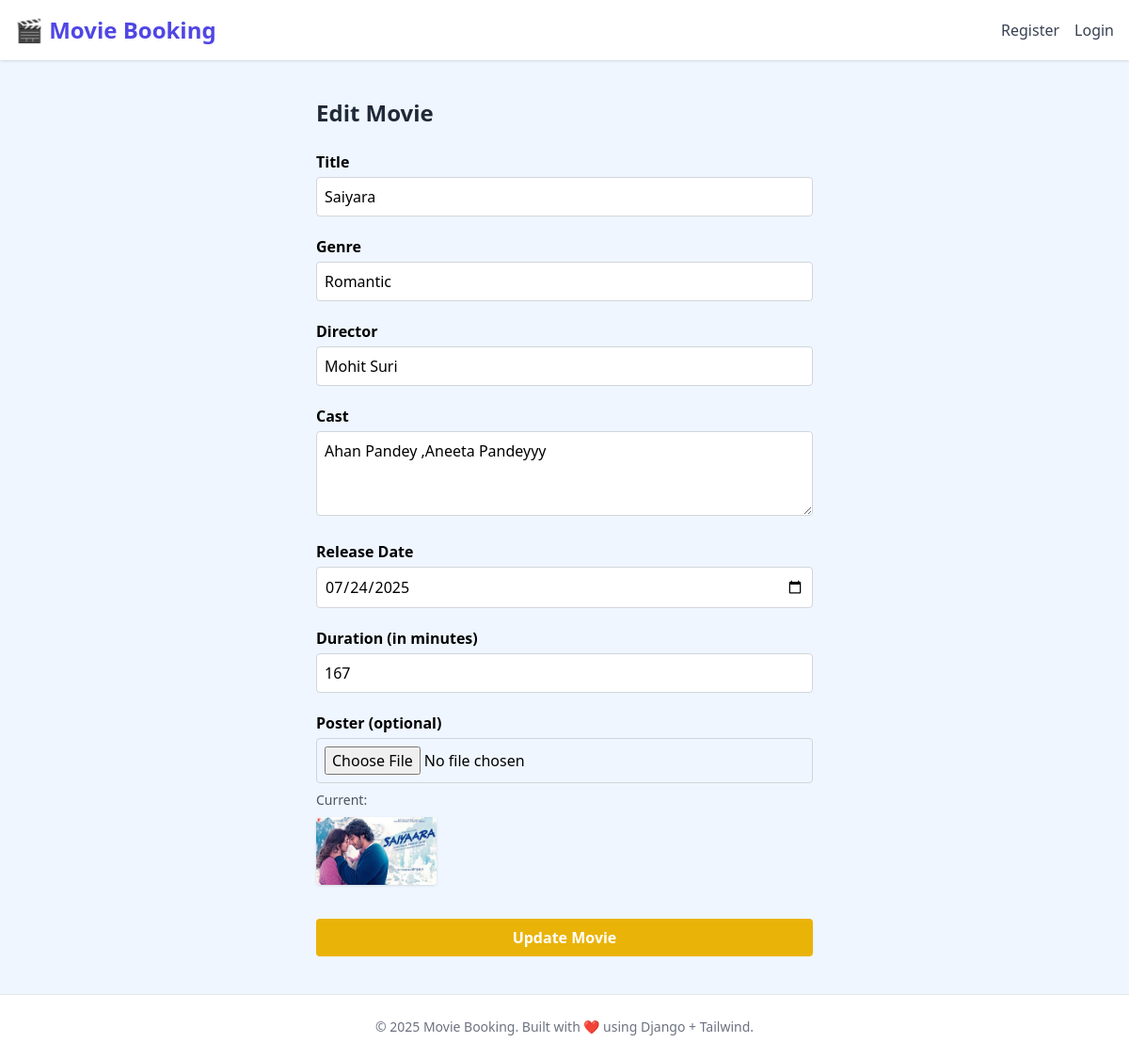
The page /movies/edit/2/ on the database as committed earlier.
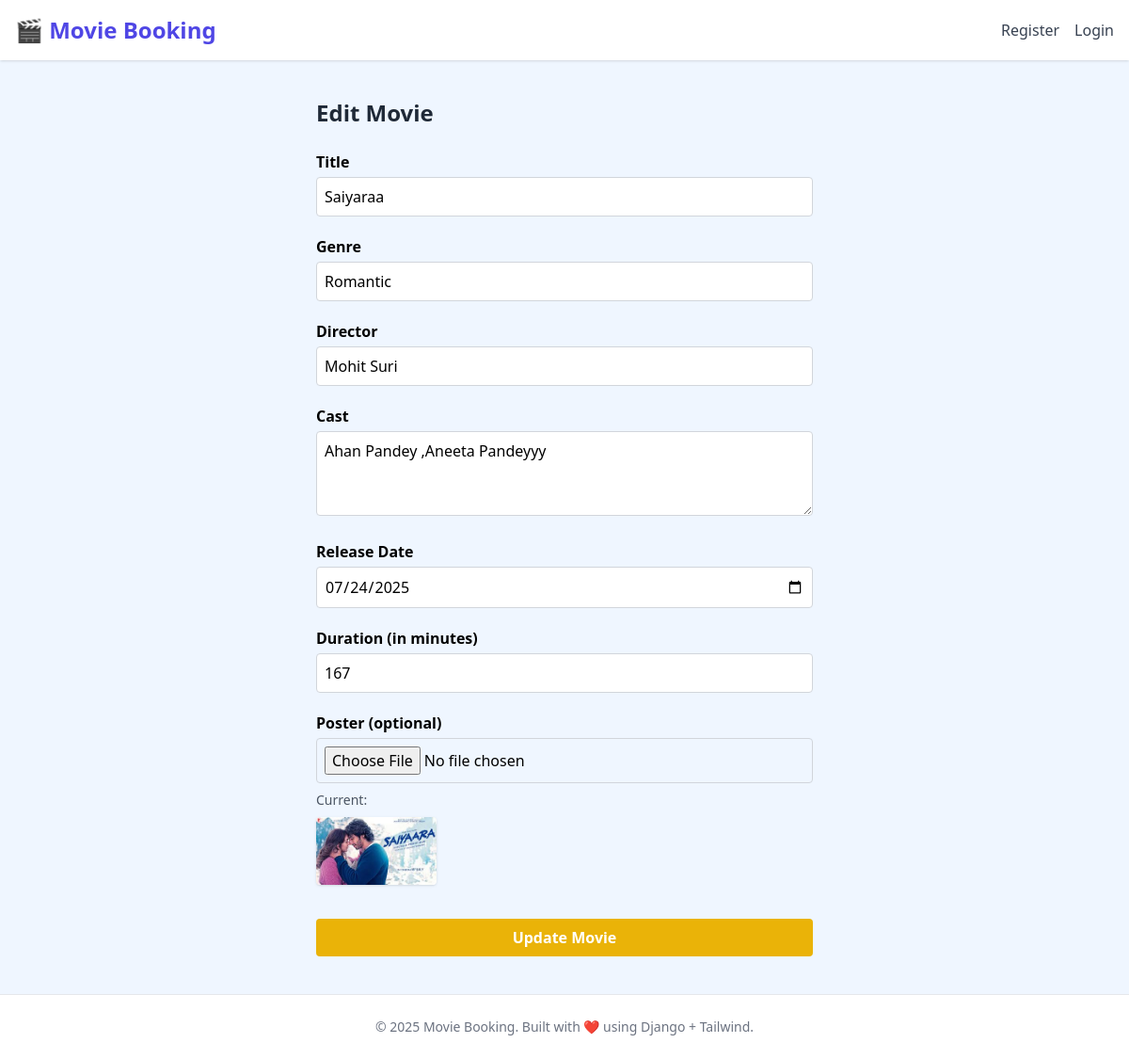
The same page on the database as committed later.
### booking/models.py (models this page shows, shortened)
class Movie(models.Model):
    title = models.CharField(max_length=100)
    genre = models.CharField(max_length=50)
    director = models.CharField(max_length=100)
    cast=models.CharField(max_length=200, help_text="List of cast members")
    release_date = models.DateField()
    duration = models.IntegerField(help_text="Duration in minutes")
    poster = models.ImageField(upload_to='posters/', blank=True, null=True)
    watch_trailer = models.URLField(max_length=200, blank=True, null=True, help_text="YouTube or video trailer link")

### booking/views.py (the view, shortened to what this page needs)
# urls.py: path('movies/edit/<int:id>/', views.movie_edit, name='movie-edit'),
def movie_edit(request, id):
    movie = Movie.objects.get(pk=id)
    return render(request, 'movies/movieedit.html', {'movie': movie})

### booking/templates/movies/movieedit.html (shortened to what this page needs)
<!DOCTYPE html>
<html lang="en">
<head>
  <script src="https://cdn.tailwindcss.com"></script>
</head>
<body class="bg-blue-50 min-h-screen flex flex-col">
  <header class="bg-white shadow p-4 flex justify-between items-center">
    <a href="/" class="text-2xl font-bold text-indigo-600">🎬 Movie Booking</a>
    <nav class="flex items-center space-x-4">
      {% if request.user.is_authenticated %}
      <form action="{% url 'logout' %}" method="POST" class="inline">
        {% csrf_token %}
        <button type="submit" class="text-red-600 hover:text-red-800 font-medium">Logout</button>
      </form>
      {% else %}
      <a href="/register" class="text-gray-700 hover:text-indigo-600 font-medium">Register</a>
      <a href="/login" class="text-gray-700 hover:text-indigo-600 font-medium">Login</a>
      {% endif %}
    </nav>
  </header>
  <main class="flex-grow container mx-auto px-6 py-10 max-w-xl">
    <h2 class="text-2xl font-bold mb-6 text-gray-800">Edit Movie</h2>
    <form method="post" enctype="multipart/form-data" action="{% url 'movie-edit' movie.id %}" class="space-y-5">
      <div>
        <label for="title" class="block font-semibold mb-1">Title</label>
        <input type="text" id="title" name="title" value="{{ movie.title }}" required
          class="w-full p-2 border border-gray-300 rounded" />
      </div>
      <div>
        <label for="genre" class="block font-semibold mb-1">Genre</label>
        <input type="text" id="genre" name="genre" value="{{ movie.genre }}" required
          class="w-full p-2 border border-gray-300 rounded" />
      </div>
      <div>
        <label for="director" class="block font-semibold mb-1">Director</label>
        <input type="text" id="director" name="director" value="{{ movie.director }}" required
          class="w-full p-2 border border-gray-300 rounded" />
      </div>
      <div>
        <label for="cast" class="block font-semibold mb-1">Cast</label>
        <textarea id="cast" name="cast" rows="3"
          class="w-full p-2 border border-gray-300 rounded">{{ movie.cast }}</textarea>
      </div>
<div>
  <label for="release_date" class="block font-semibold mb-1">Release Date</label>
  <input type="date" id="release_date" name="release_date"
         value="{{ movie.release_date|date:'Y-m-d' }}"
         class="w-full p-2 border border-gray-300 rounded" />
</div>
      <div>
        <label for="duration" class="block font-semibold mb-1">Duration (in minutes)</label>
        <input type="number" id="duration" name="duration" value="{{ movie.duration }}" min="1"
          class="w-full p-2 border border-gray-300 rounded" />
      </div>
      <div>
        <label for="poster" class="block font-semibold mb-1">Poster (optional)</label>
        <input type="file" id="poster" name="poster" accept="image/*"
          class="w-full p-2 border border-gray-300 rounded" />
        {% if movie.poster %}
        <p class="mt-2 text-sm text-gray-600">Current: <img src="{{ movie.poster.url }}" alt="Poster" class="w-32 mt-2 rounded shadow" /></p>
        {% endif %}
      </div>
      <div class="pt-4">
        <button type="submit"
          class="w-full bg-yellow-500 hover:bg-yellow-600 text-white font-bold py-2 rounded transition duration-200">
          Update Movie
        </button>
      </div>
    </form>
  </main>
  <footer class="bg-white text-center py-6 text-sm text-gray-500 border-t mt-auto">
    © 2025 Movie Booking. Built with ❤️ using Django + Tailwind.
  </footer>
</body>
</html>

Rows that differ between the two databases and show on the page:
changed Movie "Romantic": title "Saiyara" → "Saiyaraa"
